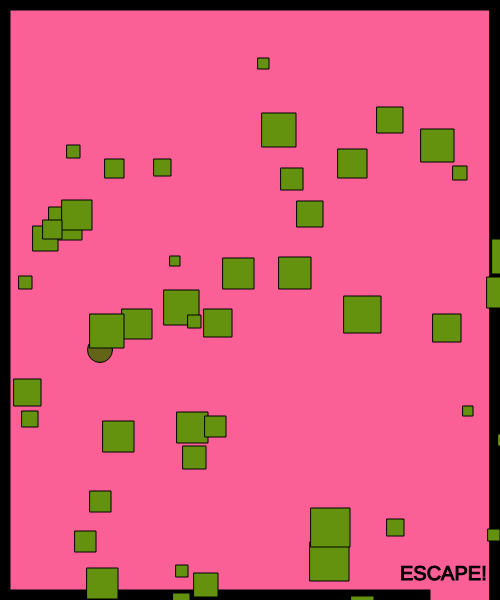
Frame 1 (no input)
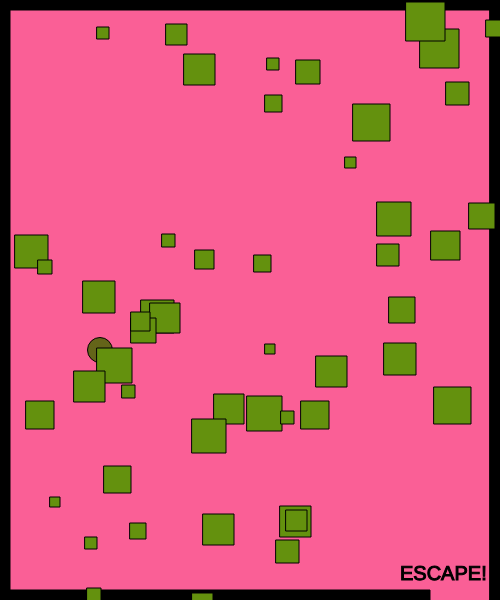
Frame 60 (no input)
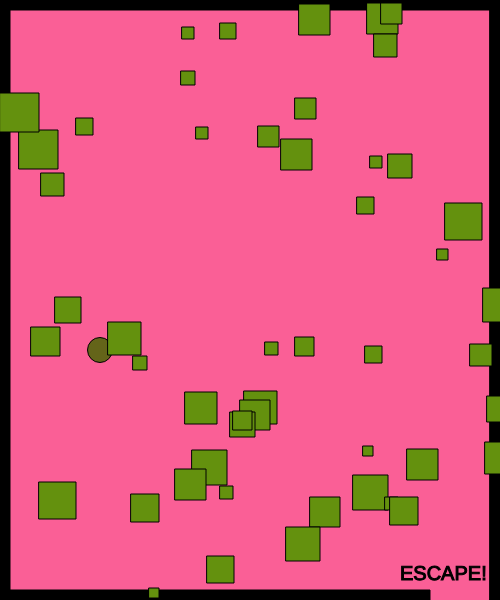
Frame 120 (the mouse pressed at the canvas centre since frame 60)

The p5.js sketch that drew these frames (run headless with seeded random() and noise() and a simulated clock; from frame 60 on, the mouse is pressed at the canvas centre):

// p5.js sketch
// ── sketch.js
// x and y for my character
var characterX = 100;
var characterY = 100;
// define the key codes for each letter
var w = 87;
var s = 83;
var a = 65;
var d = 68;

// x and y for a shape
var shapeX = 0;
var shapeY = 50;

var shapeXs = [];
var shapeYs = [];
var diameters = [];

var shapeXSpeeds = [];
var shapeYSpeeds = [];

// create a shape when the mouse is clicked
var mouseShapeX;
var mouseShapeY;

function setup() {
    createCanvas(500, 600);
    // get a random speed when the it first starts
    for (var i = 0; i < 50; i++) {
        shapeXSpeeds[i] = Math.floor(Math.random() * (Math.floor(Math.random() * 5)) + 1);
        shapeYSpeeds[i] = Math.floor(Math.random() * (Math.floor(Math.random() * 5)) + 1);
        shapeXs[i] = getRandomNumber(500);
        shapeYs[i] = getRandomNumber(600);
        diameters[i] = getRandomNumber(30);
    }

    createCharacter(100, 350);
}

function draw() {
    background(250, 95, 150);
    stroke(0);
    fill(0);

    // call createBorders function
    createBorders(10);

   //call createEscape
  createEscape(20,100,20)
  
  function createEscape(size,test1,test2) 
  { 
  textSize(size)
  text("ESCAPE!",width-test1, height-test2)
  }

    //createCharacter(200,350);
    drawCharacter();
    characterMovement();


    // potential enemy
    fill(100, 145, 14);
    // draw the shape
    for (var i = 0; i < shapeXs.length; i++) {
        square(shapeXs[i], shapeYs[i], diameters[i]);
        shapeXSpeeds[i] = Math.floor(Math.random() * (Math.floor(Math.random() * 5)) + 1);
        shapeYSpeeds[i] = Math.floor(Math.random() * (Math.floor(Math.random() * 5)) + 1);




        // move the shape
        shapeXs[i] += shapeXSpeeds[i];
        shapeYs[i] += shapeYSpeeds[i];
        // check to see if the shape has gone out of bounds
        if (shapeXs[i] > width) {
            shapeXs[i] = 0;
        }
        if (shapeXs[i] < 0) {
            shapeXs[i] = width;
        }
        if (shapeYs[i] > height) {
            shapeYs[i] = 0;
        }
        if (shapeYs[i] < 0) {
            shapeYs[i] = height;
        }
    }
  createWinning();
   function createWinning() {
     if(characterX > width-100 && characterY > width-70)
    {
      fill(0);
      stroke(5);
      textSize(30);
      text("You've Escaped!", width/2-50, height/2-50)
    }
   }
  
    // create the shape based on the mouse click
    fill(120, 130, 140);
    circle(mouseShapeX, mouseShapeY, 25);
}

function characterMovement() {
    // handle the keys
    if (keyIsDown(w)) {
        characterY -= 10;
    }
    if (keyIsDown(s)) {
        characterY += 10;
    }
    if (keyIsDown(a)) {
        characterX -= 10;
        console.log("movement: " + characterX);
    }
    if (keyIsDown(d)) {
        characterX += 10;
    }
}

function createCharacter(x, y) {
    characterX = x;
    characterY = y;
}

function drawCharacter() {
    fill(100, 100, 25);
    circle(characterX, characterY, 25);
}

function createBorders(thicc) { 
  //top
  rect (0,0,width,thicc);
  // left
  rect(0,0,thicc,height);
  // bottom
  rect (0, height-thicc,width-70,thicc);
  //right
  rect(width-thicc,0,thicc,height)
}

function mouseClicked() {
    mouseShapeX = mouseX;
    mouseShapeY = mouseY;
}

function getRandomNumber(number) {
    return Math.floor(Math.random() * number) + 10;
}
